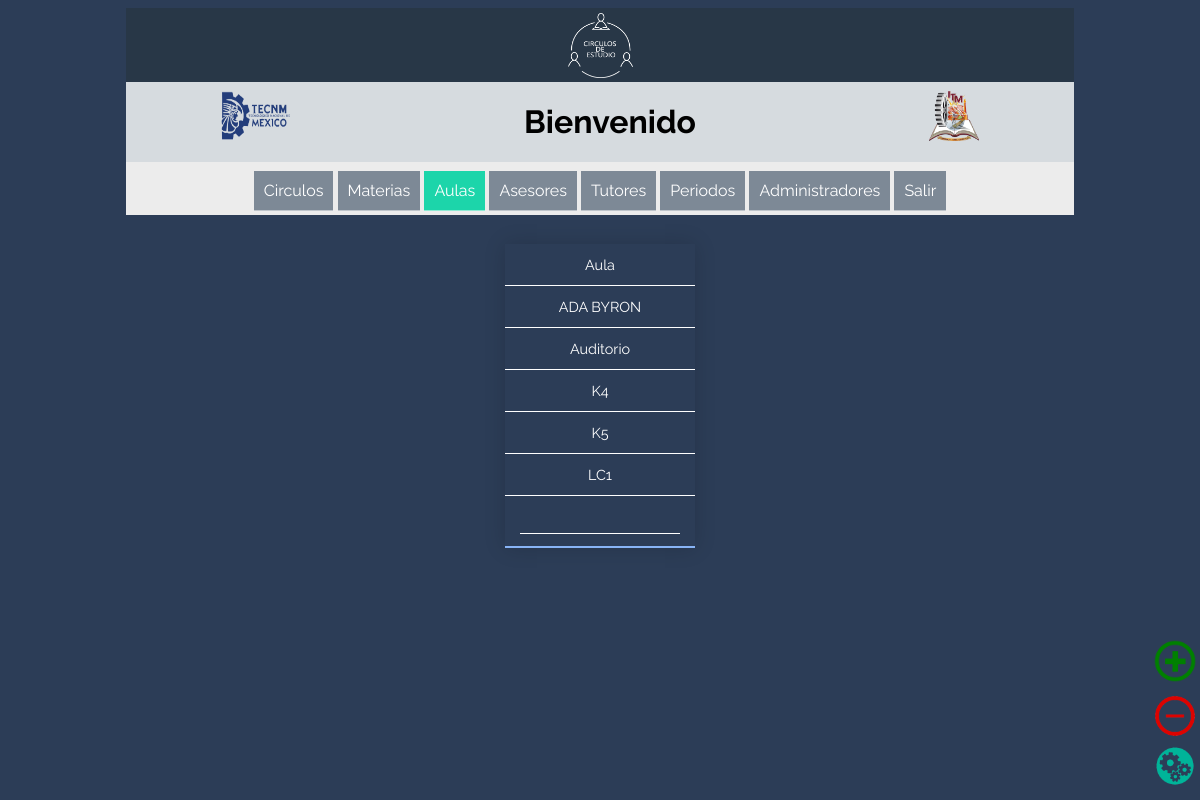
Page /perfil_admin.php?op=2 on the committed database.
### tables this page shows
CREATE TABLE `aula` (
  `id_aula` int(11) NOT NULL,
  `aula` varchar(45) NOT NULL
);

### bd.php (called while the page is built, shortened)
<?php
function bd_consulta($query)
{
	$hostname="localhost";
	$user="root";
	$password="LabSeg_server1$@";
	$bd="circulos2";
	$connection = mysqli_connect($hostname , $user , $password);
	mysqli_select_db ($connection, $bd);
	$result = mysqli_query($connection, $query);
	return $result;
}
?>

### admin/aulas.php (the view, shortened to what this page needs)
<?php
  include('bd.php');
  $query="SELECT * FROM aula ORDER BY aula";
?>
<section class="back_menu">
  <br>
  <table class="content-table">
    <thead>
      <tr class="table_head">
        <td>Aula</td>
      </tr>
    </thead>
    <?php
      $resul=bd_consulta($query);
      for($i=1;$row=mysqli_fetch_assoc($resul);$i++){
        $val="aula".$i;
        echo "<tr id='".$val."' onclick=cAula('".$row['id_aula']."'".","."'".$i."');>
        <td> ".$row['aula']."</td>
        </tr>";
    }
    ?>
    <form id="newAula" action="procesos/agregaaula.php" method="post" enctype="multipart/form-data">
      <tr>
        <td><input type="text" id="aula" name="aula" style="width:150px; border-bottom:1px solid #FFF; border-radius:0; margin:0;"></td>
      </tr>
      <a id="add" onclick="document.getElementById('newAula').submit();" class='plus'><img src='img/plus.png' width='50px' border='0'/></a>
    </form>
  </table>
</section>
<?php
  echo "<a class='minus' id='minAula' href=''><img src='img/minus.png' width='40px' border='0'/></a>
  <a class='mod' id='modAula' href='#'><img src='img/modify.png' width='40px' border='0'/></a>";
?>

### css/estilos.css (style rules this page uses)
.plus { display:scroll; position:fixed; bottom:110px; right:0px; transition: 0.3s; }
.minus { display:scroll; position:fixed; bottom:60px; right:5px; transition: 0.3s; }
.mod { display:scroll; position:fixed; bottom:10px; right:5px; transition: 0.3s; }
body { font-family: 'Raleway', sans-serif; background: #2C3D57 ; }
.back_menu { background: #2C3D57 ; }
.back_menu input { text-align: center; font-weight: 300; background: #2C3D57; color: #FFF; border: 0; padding: 5px 5px 5px 5px; border-radius: 4px; height:15px; margin:0; width:50px; }
.content-table { -webkit-user-select: none; -moz-user-select: none; -ms-user-select: none; user-select: none; color: #FFF; text-align: center; display:inline-block; border-collapse: collapse; font-size: 0.9em; margin-top: 10px; min-width: 90px; box-shadow: 0 0 20px rgba(0, 0, 0, 0.15); transition: 0.3s; }
.content-table td { padding: 12px 15px; border-bottom: 1px solid #FFFFFF; transition: 0.3s; }
.content-table tbody tr:last-of-type { border-bottom: 2px solid #88B4F6; }

### rows in the picture
aula: aula "ADA BYRON"
aula: aula "Auditorio"
aula: aula "K4"
aula: aula "K5"
aula: aula "LC1"

### other values in the picture
$title "Bienvenido"
